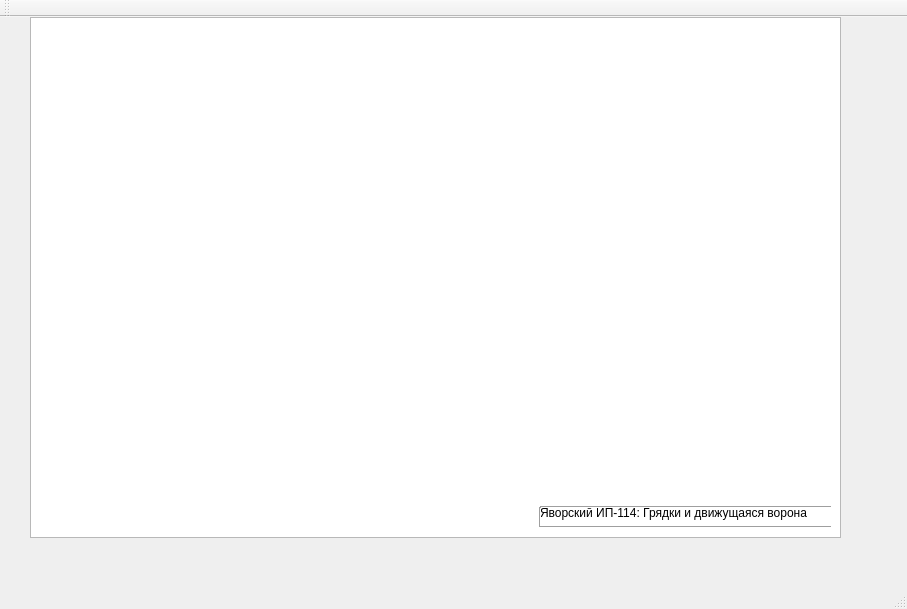
<?xml version="1.0" encoding="UTF-8"?>
<ui version="4.0">
 <class>MainWindowYavorskiy</class>
 <widget class="QMainWindow" name="MainWindowYavorskiy">
  <property name="geometry">
   <rect>
    <x>0</x>
    <y>0</y>
    <width>907</width>
    <height>609</height>
   </rect>
  </property>
  <property name="windowTitle">
   <string>MainWindowYavorskiy</string>
  </property>
  <widget class="QWidget" name="centralWidget">
   <widget class="QGraphicsView" name="graphicsView">
    <property name="geometry">
     <rect>
      <x>30</x>
      <y>0</y>
      <width>811</width>
      <height>521</height>
     </rect>
    </property>
    <property name="sizePolicy">
     <sizepolicy hsizetype="Fixed" vsizetype="Expanding">
      <horstretch>0</horstretch>
      <verstretch>0</verstretch>
     </sizepolicy>
    </property>
    <property name="verticalScrollBarPolicy">
     <enum>Qt::ScrollBarAlwaysOff</enum>
    </property>
    <property name="horizontalScrollBarPolicy">
     <enum>Qt::ScrollBarAlwaysOff</enum>
    </property>
    <property name="renderHints">
     <set>QPainter::Antialiasing</set>
    </property>
   </widget>
   <widget class="QLabel" name="label">
    <property name="geometry">
     <rect>
      <x>540</x>
      <y>450</y>
      <width>491</width>
      <height>91</height>
     </rect>
    </property>
    <property name="text">
     <string>Яворский ИП-114: Грядки и движущаяся ворона</string>
    </property>
   </widget>
   <widget class="Line" name="line">
    <property name="geometry">
     <rect>
      <x>540</x>
      <y>500</y>
      <width>291</width>
      <height>20</height>
     </rect>
    </property>
    <property name="orientation">
     <enum>Qt::Horizontal</enum>
    </property>
   </widget>
   <widget class="Line" name="line_2">
    <property name="geometry">
     <rect>
      <x>540</x>
      <y>480</y>
      <width>291</width>
      <height>20</height>
     </rect>
    </property>
    <property name="orientation">
     <enum>Qt::Horizontal</enum>
    </property>
   </widget>
   <widget class="Line" name="line_3">
    <property name="geometry">
     <rect>
      <x>530</x>
      <y>490</y>
      <width>20</width>
      <height>20</height>
     </rect>
    </property>
    <property name="orientation">
     <enum>Qt::Vertical</enum>
    </property>
   </widget>
  </widget>
  <widget class="QMenuBar" name="menuBar">
   <property name="geometry">
    <rect>
     <x>0</x>
     <y>0</y>
     <width>907</width>
     <height>26</height>
    </rect>
   </property>
  </widget>
  <widget class="QToolBar" name="mainToolBar">
   <attribute name="toolBarArea">
    <enum>TopToolBarArea</enum>
   </attribute>
   <attribute name="toolBarBreak">
    <bool>false</bool>
   </attribute>
  </widget>
  <widget class="QStatusBar" name="statusBar"/>
 </widget>
 <layoutdefault spacing="6" margin="11"/>
 <resources/>
 <connections/>
</ui>
